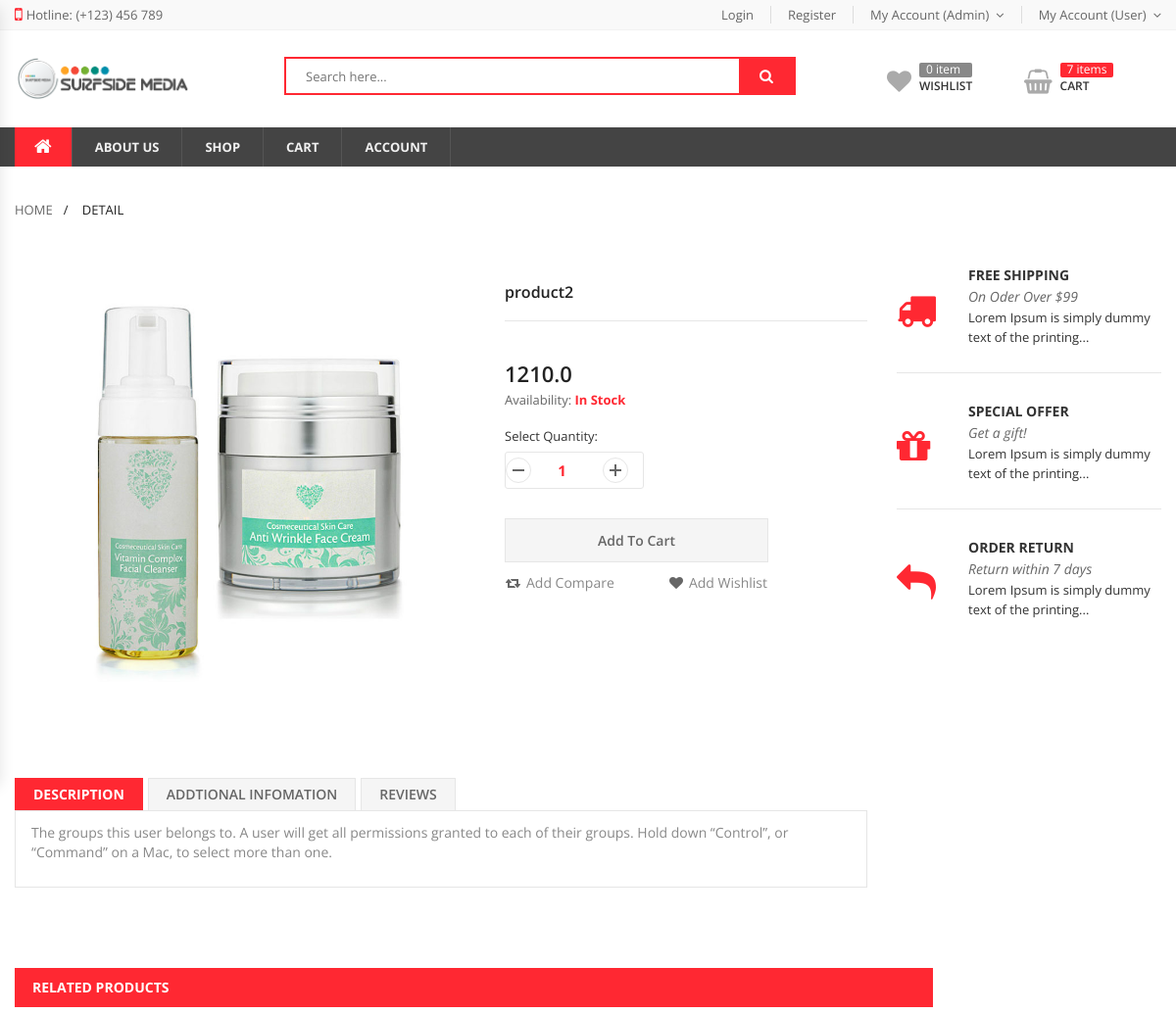
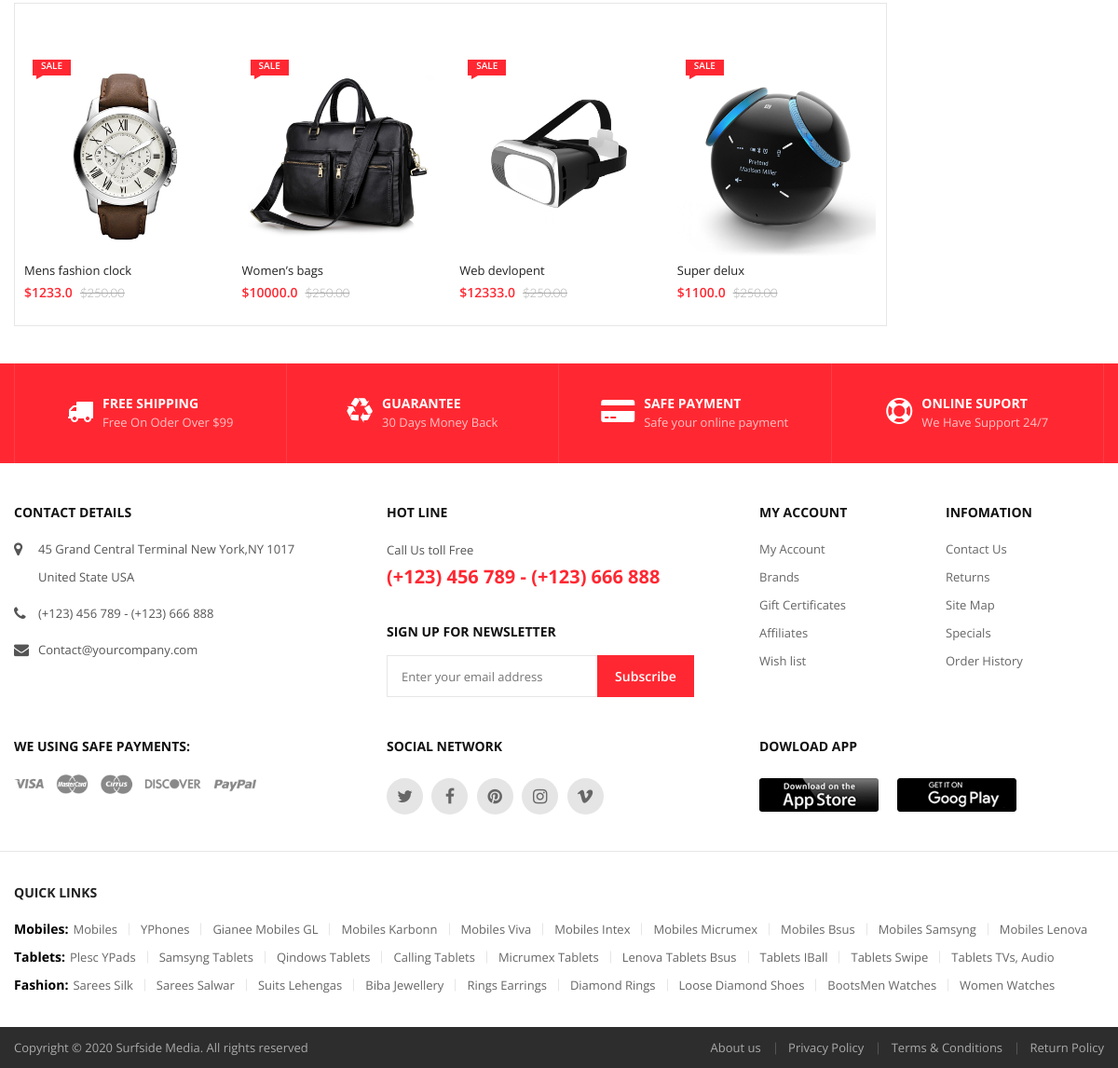
Page /products/product_details/4/ (signed in) on the committed database (2 pictures, top to bottom).
### products/models.py (models this page shows, shortened)
class Product(models.Model):
    name = models.CharField(max_length=100)
    price = models.FloatField()
    discount_price = models.FloatField(blank=True, null=True)
    category = models.ForeignKey(Category,related_name='products',on_delete=models.CASCADE)
    description = models.TextField(blank=True, null=True)
    image = models.ImageField(upload_to='product_img',default='/static/images/default/demo.jpg')
    available = models.BooleanField(default=True)
    created_at = models.DateTimeField(auto_now_add=True)
    updated_at = models.DateTimeField(auto_now=True)
    favourites = models.ManyToManyField(Accounts, related_name='favourite', default=None, blank=True)
    vendor = models.ForeignKey(Accounts, related_name='products', on_delete=models.CASCADE,blank=True, null=True)
    is_verified = models.BooleanField(
        _('verified'),
        default=False,
        help_text=_(
            'Designates whether this product has been verified.'
            'Un-verified will not show in website.'
        ),
    )

### products/views.py (the view)
# urls.py: path('product_details/<int:pk>/',product_details , name='product_details'),
def product_details(request,pk):
    object = Product.objects.get(pk=pk)
    related_products = Product.objects.filter(is_verified=True)
    return render(request,'products/product_details.html',{'related_products':related_products,'object':object})

### orders/models.py (called while the page is built)
	@property
	def get_cart_items(self):
		orderitems = self.orderitem_set.all()
		total = sum([item.quantity for item in orderitems])
		return total

### products/context_processors.py (called while the page is built)
def cart_context(request):
    if request.user.is_authenticated:
        customer = request.user
        order, created = Order.objects.get_or_create(customer=customer, complete=False)
        cartItems = order.get_cart_items
        return{
            'cartItems':cartItems
        }

### users/models.py (called while the page is built)
    def __str__(self):
        return self.email

### templates/products/product_details.html (shortened to what this page needs)
{% extends 'base.html' %}
{% load static %}
{% block content %}
<main id="main" class="main-site">
    <div class="container">
        <div class="wrap-breadcrumb">
            <ul>
                <li class="item-link"><a href="#" class="link">home</a></li>
                <li class="item-link"><span>detail</span></li>
            </ul>
        </div>
        <div class="row">
            <div class="col-lg-9 col-md-8 col-sm-8 col-xs-12 main-content-area">
                <div class="wrap-product-detail">
                    <div class="detail-media">
                        <div class="product-gallery">
                            {% if object.image %}
                                <img src="{{object.image.url}}" alt="product thumbnail" />
                            {% endif %}
                        </div>
                    </div>
                    <div class="detail-info">
                        <h2 class="product-name">{{object.name}}</h2>
                        <div class="wrap-price"><span class="product-price">{{object.price}}</span></div>
                        <div class="stock-info in-stock">
                            <p class="availability">Availability: <b>In Stock</b></p>
                        </div>
                        <div class="quantity">
                            <span>Select Quantity:</span>
                            <div class="quantity-input">
                                <a class="btn btn-reduce" href="#"></a>
                                <input type="text" name="product-quatity" value="1" data-max="120" pattern="[0-9]*" >
                                <a class="btn btn-increase" href="#"></a>
                            </div>
                        </div>
                        <div class="wrap-butons">
                            <a href="#"   data-product="{{object.id}}" data-action="add" class="btn add-to-cart" id="cartdata">Add To Cart</a>
                            <div class="wrap-btn">
                                <a href="#" class="btn btn-compare">Add Compare</a>
                                <a href="#" class="btn btn-wishlist">Add Wishlist</a>
                            </div>
                        </div>
                    </div>
                    <div class="advance-info">
                        <div class="tab-control normal">
                            <a href="#description" class="tab-control-item active">description</a>
                            <a href="#add_infomation" class="tab-control-item">Addtional Infomation</a>
                            <a href="#review" class="tab-control-item">Reviews</a>
                        </div>
                        <div class="tab-contents">
                            <div class="tab-content-item active" id="description">
                                <p>{{object.description|safe}}</p>
                            </div>
                        </div>
                    </div>
                </div>
            </div>
            <div class="col-lg-3 col-md-4 col-sm-4 col-xs-12 sitebar">
                <div class="widget widget-our-services ">
                    <div class="widget-content">
                        <ul class="our-services">
                            <li class="service">
                                <a class="link-to-service" href="#">
                                    <i class="fa fa-truck" aria-hidden="true"></i>
                                    <div class="right-content">
                                        <b class="title">Free Shipping</b>
                                        <span class="subtitle">On Oder Over $99</span>
                                        <p class="desc">Lorem Ipsum is simply dummy text of the printing...</p>
                                    </div>
                                </a>
                            </li>
                            <li class="service">
                                <a class="link-to-service" href="#">
                                    <i class="fa fa-gift" aria-hidden="true"></i>
                                    <div class="right-content">
                                        <b class="title">Special Offer</b>
                                        <span class="subtitle">Get a gift!</span>
                                        <p class="desc">Lorem Ipsum is simply dummy text of the printing...</p>
                                    </div>
                                </a>
                            </li>
                            <li class="service">
                                <a class="link-to-service" href="#">
                                    <i class="fa fa-reply" aria-hidden="true"></i>
                                    <div class="right-content">
                                        <b class="title">Order Return</b>
                                        <span class="subtitle">Return within 7 days</span>
                                        <p class="desc">Lorem Ipsum is simply dummy text of the printing...</p>
                                    </div>
                                </a>
                            </li>
                        </ul>
                    </div>
                </div>
            </div>
            <div class="single-advance-box col-lg-12 col-md-12 col-sm-12 col-xs-12">
                <div class="wrap-show-advance-info-box style-1 box-in-site">
                    <h3 class="title-box">Related Products</h3>
                    <div class="wrap-products">
                        <div class="products slide-carousel owl-carousel style-nav-1 equal-container" data-items="5" data-loop="false" data-nav="true" data-dots="false" data-responsive='{"0":{"items":"1"},"480":{"items":"2"},"768":{"items":"3"},"992":{"items":"3"},"1200":{"items":"5"}}' >
                            {% for product in related_products %}
                            <div class="product product-style-2 equal-elem ">
                                <div class="product-thumnail">
                                    <a href="{% url 'products:product_details' product.pk %}" title="T-Shirt Raw Hem Organic Boro Constrast Denim">
                                        <figure><img src="{{product.image.url}}" width="214" height="214" alt="T-Shirt Raw Hem Organic Boro Constrast Denim"></figure>
                                    </a>
                                    <div class="group-flash">
                                        <span class="flash-item sale-label">sale</span>
                                    </div>
                                    <div class="wrap-btn">
                                    </div>
                                </div>
                                <div class="product-info">
                                    <a href="{% url 'products:product_details' product.pk %}" class="product-name"><span>{{product.name}}</span></a>
                                    <div class="wrap-price"><ins><p class="product-price">${{product.price}}</p></ins> <del><p class="product-price">$250.00</p></del></div>
                                </div>
                            </div>
                            {% endfor %}
                        </div>
                    </div>
                </div>
            </div>
        </div>
    </div>
</main>
{% endblock %}

### static/css/color-01.css (style rules this page uses)
.topbar-menu-area .topbar-menu .label-before.fa-mobile, .topbar-menu-area .topbar-menu .label-before.fa-mobile, .product-style-1 .product-info .product-name:hover, .wrap-vertical-nav li a:hover, .header-nav-section li>a:hover, .topbar-menu-area .topbar-menu ul li a:hover, .product-style-2 .product-info .product-name:hover span, .product .product-info .product-name:hover span, .wrap-footer-item .wrap-hotline-footer .phone-number, .back-link-box .list-back-link li a:hover, .coppy-right-box .coppy-right-text a:hover, .wrap-nav.horizontal-nav .link-term:hover, .change-display-mode .display-mode:hover i::before, .change-display-mode .display-mode.active i::before, .ui-slider+p button:hover, .vertical-list li a.active, .center-section .wrap-search-form, .wrap-login-item .form-item input[type="checkbox"] + span::after, .post-footer .post-tags ul li, .wrap-iten-in-cart .products-cart .product-name a:hover, .summary .checkout-info .link-to-shop:hover, .wrap-product-detail .detail-info .quantity-input input, .widget-our-services .service a>i, .product-style-1 .product-info .wrap-btn a, .wrap-breadcrumb ul a:hover, .center-section .wrap-search-form .wrap-list-cate .list-cate li:not(.level-0):hover { color: #ff2832; }
.product-style-1 .product-info .wrap-btn a::after, .primary .menu-item.home-icon, .center-section .wrap-search-form button, .wrap-banner .banner-link, .wrap-main-slide .slide-1 .btn-link, .wrap-main-slide .slide-3 .btn-link, .product-style-2 .product-thumnail .wrap-btn .function-link:hover, .wrap-footer-content .wrap-function-info, .wrap-newletter-footer .btn-submit, .wrap-footer-item .social-network ul li a:hover, .product-style-3 a.add-to-cart:hover, .widget.filter-widget .inline-round li a:hover, .widget.filter-widget .inline-round li a.active, .wrap-login-item .form-item .btn, .wrap-contacts .contact-box input[type="submit"], .wrap-icon-box .icon-box-item i, .aboutus-info.style-small-left .list-showups label input[type="radio"]:checked + span.check-box, .wrap-pagination-info .page-numbers li .page-number-item.current, .wrap-articles article .info a.btn-to-post:hover, .checkout-info .btn-checkout, .post-footer .comment-form fieldset.input-field input[type=submit], .wrap-product-detail .advance-info .tab-control a.active, #review_form_wrapper #review_form .comment-form p.form-submit input[type=submit], .wrap-product-detail .detail-info .wrap-butons .add-to-cart:hover, .wrap-product-detail .detail-info .quantity-input .btn:hover, .summary-item .btn, .choose-payment-methods .payment-method input[type=radio]:checked + span::before, .main-info-area .right-section .wrap-icon-section.minicart .index { background: #ff2832; }
.flex-control-thumbs img.flex-active, .wrap-product-detail .advance-info .tab-control a.active, .wrap-product-detail .detail-info .quantity-input .btn:hover, .wrap-product-detail .detail-info .wrap-butons .add-to-cart:hover, .product-widget-style .thumbnnail a:hover img, .choose-payment-methods .payment-method input[type=radio]:checked + span::before, .wrap-demo-item-1:hover img, .center-section .wrap-search-form { border-color: #ff2832; }

### rows in the picture
Product: image (picture), name "product2", price "1210.0", description "The groups this user belongs to. A user will get all permissions granted to each of their groups. Hold down “Control”, or “Command” on a Mac, to select more than one."
Product: image (picture), name "Mens fashion clock", price "1233.0"
Product: image (picture), name "Women’s bags", price "10000.0"
Product: image (picture), name "Web devlopent", price "12333.0"
Product: image (picture), name "Super delux", price "1100.0"

### other values in the picture
{{ cartItems }} "7"
